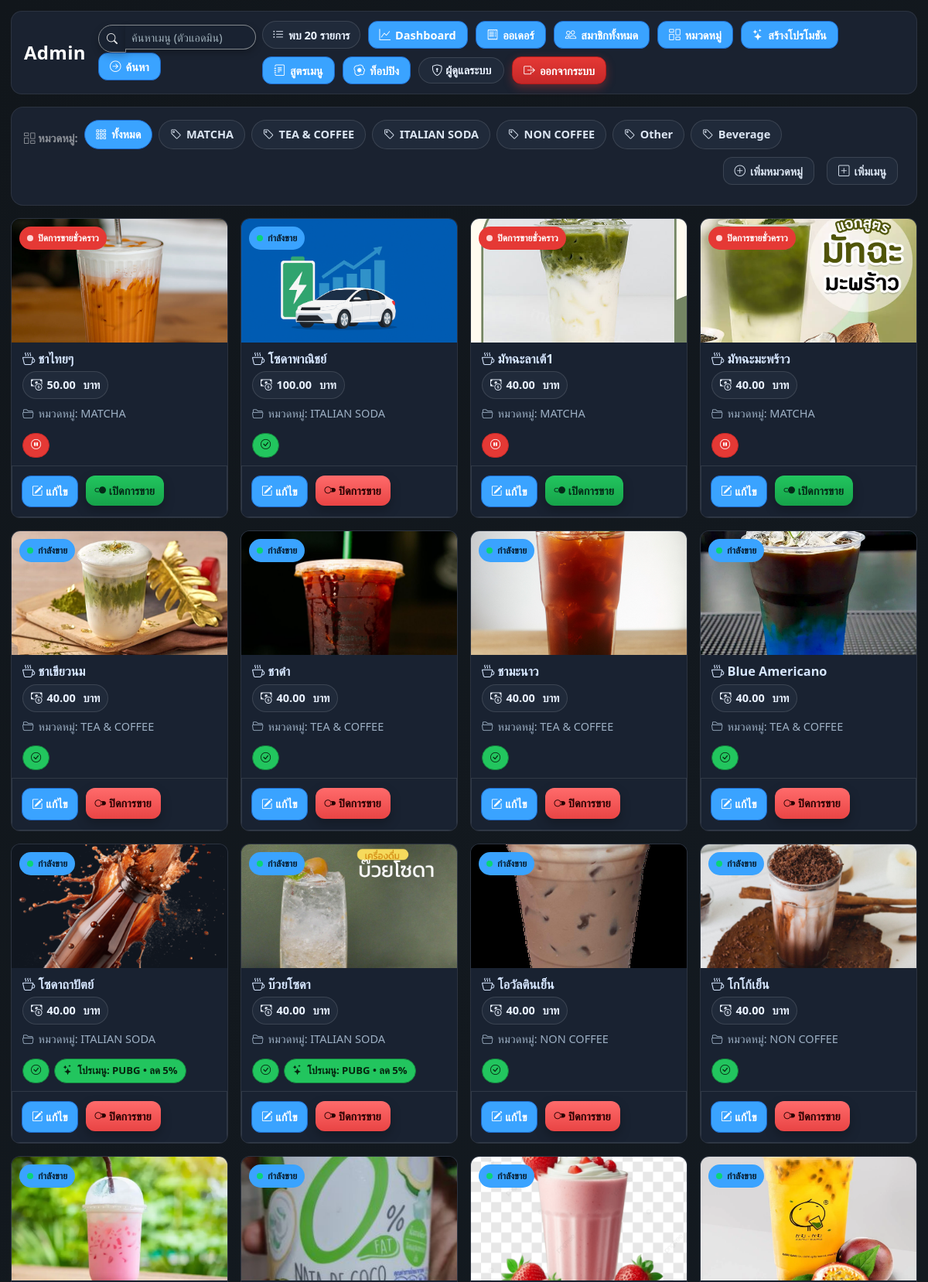
Page /admin/adminmenu.php (upper part) on the earlier database version.
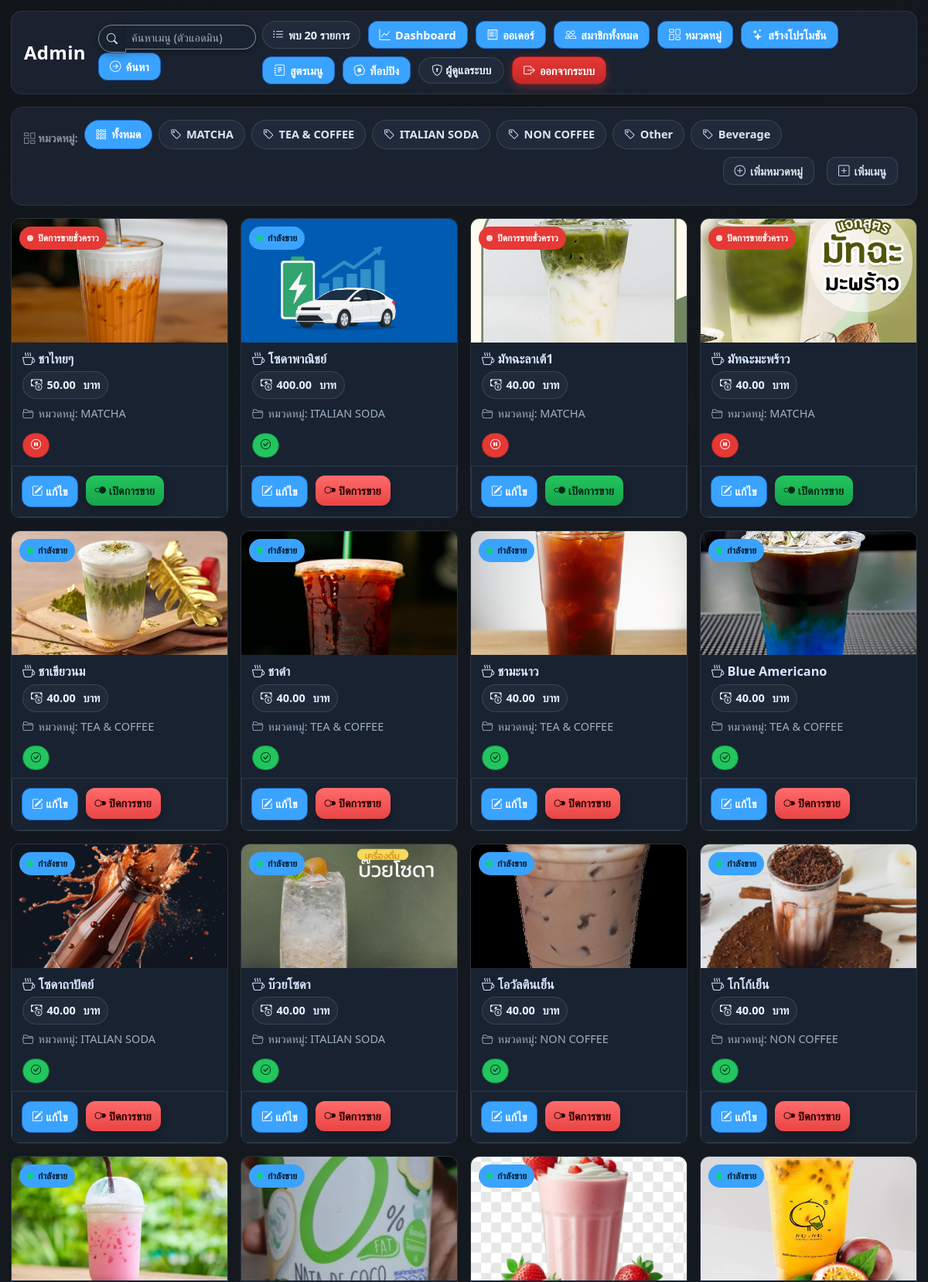
Same page on the later database version.
### tables this page shows
CREATE TABLE IF NOT EXISTS `categories` (
  `category_id` int(11) NOT NULL AUTO_INCREMENT,
  `category_name` varchar(100) NOT NULL,
  `position` int(11) NOT NULL DEFAULT 0,
  `is_active` tinyint(1) NOT NULL DEFAULT 1,
  PRIMARY KEY (`category_id`)
);

CREATE TABLE IF NOT EXISTS `menu` (
  `menu_id` int(11) NOT NULL AUTO_INCREMENT,
  `category_id` int(11) NOT NULL,
  `name` varchar(100) NOT NULL,
  `price` decimal(10,2) NOT NULL,
  `description` varchar(255) DEFAULT NULL,
  `image` varchar(255) DEFAULT NULL,
  `is_active` tinyint(1) NOT NULL DEFAULT 1,
  `current_recipe_id` int(11) DEFAULT NULL,
  PRIMARY KEY (`menu_id`),
  KEY `fk_menu_category` (`category_id`),
  KEY `fk_menu_current_recipe` (`current_recipe_id`),
  CONSTRAINT `fk_menu_category` FOREIGN KEY (`category_id`) REFERENCES `categories` (`category_id`) ON DELETE CASCADE ON UPDATE CASCADE,
  CONSTRAINT `fk_menu_current_recipe` FOREIGN KEY (`current_recipe_id`) REFERENCES `recipe_headers` (`recipe_id`) ON DELETE SET NULL ON UPDATE CASCADE
);

CREATE TABLE IF NOT EXISTS `promotion_items` (
  `id` int(11) NOT NULL AUTO_INCREMENT,
  `promo_id` int(11) NOT NULL,
  `menu_id` int(11) NOT NULL,
  PRIMARY KEY (`id`),
  UNIQUE KEY `uk_promo_menu` (`promo_id`,`menu_id`),
  KEY `idx_menu` (`menu_id`),
  CONSTRAINT `fk_pi_menu` FOREIGN KEY (`menu_id`) REFERENCES `menu` (`menu_id`) ON DELETE CASCADE,
  CONSTRAINT `fk_pi_promo` FOREIGN KEY (`promo_id`) REFERENCES `promotions` (`promo_id`) ON DELETE CASCADE
);

CREATE TABLE IF NOT EXISTS `promotions` (
  `promo_id` int(11) NOT NULL AUTO_INCREMENT,
  `name` varchar(100) NOT NULL,
  `scope` enum('ORDER','ITEM') NOT NULL DEFAULT 'ITEM',
  `discount_type` enum('PERCENT','FIXED') NOT NULL DEFAULT 'PERCENT',
  `discount_value` decimal(10,2) NOT NULL,
  `min_order_total` decimal(10,2) DEFAULT NULL,
  `max_discount` decimal(10,2) DEFAULT NULL,
  `start_at` datetime NOT NULL,
  `end_at` datetime NOT NULL,
  `is_active` tinyint(1) NOT NULL DEFAULT 1,
  `usage_limit` int(11) DEFAULT NULL,
  `used_count` int(11) NOT NULL DEFAULT 0,
  `created_at` datetime NOT NULL DEFAULT current_timestamp(),
  `updated_at` datetime NOT NULL DEFAULT current_timestamp() ON UPDATE current_timestamp(),
  PRIMARY KEY (`promo_id`)
);

### admin/adminmenu.php (the view, shortened to what the changed rows need)
<?php
include_once __DIR__ . '/../db.php';
$conn->set_charset('utf8mb4');
$currPath  = parse_url($_SERVER['REQUEST_URI'] ?? '', PHP_URL_PATH) ?? '';
$currFile  = basename($currPath);
$isAddCat  = ($currFile === 'add_category.php');
$isAddMenu = ($currFile === 'add_menu.php');
$force = $_GET['active'] ?? '';
$isAddCat  = $isAddCat  || ($force === 'addcat');
$isAddMenu = $isAddMenu || ($force === 'addmenu');
function h($s){ return htmlspecialchars((string)$s, ENT_QUOTES, 'UTF-8'); }
function baht($n){ return number_format((float)$n,2); }
function promo_text(array $p): string {
  $type = strtoupper((string)$p['discount_type']);
  $val  = (float)$p['discount_value'];
  $label = ($type === 'PERCENT')
    ? ('ลด '.rtrim(rtrim(number_format($val,2), '0'),'.').'%')
    : ('ลด '.baht($val).'฿');
  return $label;
}
$category_sql    = "SELECT category_id, category_name FROM categories ORDER BY category_id";
$category_result = $conn->query($category_sql);
$category_id = isset($_GET['category_id']) ? (int)$_GET['category_id'] : 0;
$q           = trim((string)($_GET['q'] ?? ''));
$params = [];
$types  = '';
$sql = "
  SELECT m.menu_id, m.name, m.price, m.image, m.is_active, c.category_name
  FROM menu m
  LEFT JOIN categories c ON m.category_id=c.category_id
  WHERE 1=1
";
$sql .= " ORDER BY m.menu_id";
if ($types !== '') {
  $stmt = $conn->prepare($sql);
  $stmt->bind_param($types, ...$params);
  $stmt->execute();
  $result = $stmt->get_result();
  $stmt->close();
} else {
  $result = $conn->query($sql);
}
$itemPromosByMenu = [];
$stmt = $conn->prepare("
  SELECT pi.menu_id, p.promo_id, p.name, p.discount_type, p.discount_value
  FROM promotions p
  JOIN promotion_items pi ON pi.promo_id = p.promo_id
  WHERE p.is_active = 1
    AND p.scope = 'ITEM'
    AND p.start_at <= NOW() AND p.end_at >= NOW()
");
$stmt->execute();
$rs = $stmt->get_result();
while ($r = $rs->fetch_assoc()) {
  $mid = (int)$r['menu_id'];
  if (!isset($itemPromosByMenu[$mid])) $itemPromosByMenu[$mid] = [];
  $itemPromosByMenu[$mid][] = $r;
}
?>
<!doctype html>
<html lang="th">
<head>
<link rel="stylesheet"
 href="https://stackpath.bootstrapcdn.com/bootstrap/4.5.2/css/bootstrap.min.css">
<link rel="stylesheet"
 href="https://cdn.jsdelivr.net/npm/bootstrap-icons@1.10.5/font/bootstrap-icons.css">
</head>
<body>
<div class="container-fluid pos-shell">
  <div class="pos-card p-3 mb-3">
    <div class="d-flex align-items-center flex-wrap chips w-100">
      <div class="mr-2 text-white-50 font-weight-bold"><i class="bi bi-columns-gap"></i> หมวดหมู่:</div>
      <a href="adminmenu.php<?= $q!==''?('?q='.urlencode($q)) : '' ?>" class="<?= $category_id===0?'active':'' ?>">
        <i class="bi bi-grid-3x3-gap"></i> ทั้งหมด
      </a>
      <?php while($cat=$category_result->fetch_assoc()): ?>
        <?php $link = "adminmenu.php?category_id=".(int)$cat['category_id'].($q!==''?('&q='.urlencode($q)):''); ?>
        <a href="<?= h($link) ?>" class="<?= $category_id===(int)$cat['category_id']?'active':'' ?>">
           <i class="bi bi-tag"></i> <?= h($cat['category_name']) ?>
        </a>
      <?php endwhile; ?>
      <div class="ml-auto d-flex align-items-center" style="gap:8px;">
        <a class="btn btn-sm <?= $isAddCat ? 'btn-primary' : 'btn-ghost' ?>"
           href="add_category.php" <?= $isAddCat ? 'aria-current="page"' : '' ?>>
        </a>
        <a class="btn btn-sm <?= $isAddMenu ? 'btn-primary' : 'btn-ghost' ?>"
           href="add_menu.php" <?= $isAddMenu ? 'aria-current="page"' : '' ?>>
        </a>
      </div>
    </div>
  </div>
  <?php if ($result && $result->num_rows > 0): ?>
  <div class="menu-grid">
    <?php while($row = $result->fetch_assoc()):
      $imageName = trim((string)$row['image']);
      $filePath  = __DIR__ . "/images/" . ($imageName ?: 'default.png');
      $imgUrl    = "images/" . (( $imageName && file_exists($filePath) ) ? $imageName : 'default.png');
      $isActive = (int)$row['is_active'] === 1;
      $cardCls  = $isActive ? 'menu-card' : 'menu-card is-off';
      $mid = (int)$row['menu_id'];
      $thisItemPromos = $itemPromosByMenu[$mid] ?? [];
    ?>
      <div class="<?= $cardCls ?>">
        <img src="<?= h($imgUrl) ?>" alt="<?= h($row['name']) ?>" loading="lazy">
        <span class="card-ribbon">
          <span class="dot"></span>
          <?= $isActive ? 'กำลังขาย' : 'ปิดการขายชั่วคราว' ?>
        </span>
        <div class="meta">
          <h3 title="<?= h($row['name']) ?>"><i class="bi bi-cup-hot"></i> <?= h($row['name']) ?></h3>
          <div class="price-pill" title="ราคาเต็ม">
            <i class="bi bi-cash-coin"></i> <span><?= baht($row['price']) ?></span><span>&nbsp;บาท</span>
          </div>
          <div class="info-line"><i class="bi bi-folder2-open"></i> หมวดหมู่: <?= h($row['category_name'] ?? '-') ?></div>
          <div class="d-flex flex-wrap">
            <div class="badge-chip <?= $isActive ? 'ok' : 'off' ?>"
     title="<?= $isActive ? 'พร้อมขาย' : 'หยุดขายชั่วคราว' ?>">
  <i class="bi <?= $isActive ? 'bi-check-circle' : 'bi-pause-circle' ?>"></i>
</div>
            <?php if (!empty($thisItemPromos)): ?>
              <?php foreach ($thisItemPromos as $p): ?>
                <div class="badge-chip promo" title="โปรเฉพาะเมนู">
                  <i class="bi bi-stars"></i>
                  โปรเมนู: <?= h($p['name']) ?> • <?= h(promo_text($p)) ?>
                </div>
              <?php endforeach; ?>
            <?php endif; ?>
          </div>
        </div>
        <div class="card-actions">
          <a class="btn btn-edit" href="edit_menu.php?id=<?= (int)$row['menu_id'] ?>">
            <i class="bi bi-pencil-square"></i> แก้ไข
          </a>
          <?php if ($isActive): ?>
            <form method="post" action="toggle_sale.php" style="margin:0">
              <button type="submit" class="btn btn-toggle-on" onclick="return confirm('ปิดการขายเมนูนี้?')">
                <i class="bi bi-toggle2-off"></i> ปิดการขาย
              </button>
            </form>
          <?php else: ?>
            <form method="post" action="toggle_sale.php" style="margin:0">
              <button type="submit" class="btn btn-toggle-off">
                <i class="bi bi-toggle2-on"></i> เปิดการขาย
              </button>
            </form>
          <?php endif; ?>
        </div>
      </div>
    <?php endwhile; ?>
  </div>
  <?php else: ?>
    <div class="text-light"><i class="bi bi-emoji-neutral"></i> ไม่มีข้อมูลเมนู</div>
  <?php endif; ?>
</div>
</body>
</html>

Differences in the rows shown:
removed promotion_items: promo.name "PUBG", promo.discount_value "ลด 5%", shown under menu "โซดาถาปัตย์"
removed promotion_items: promo.name "PUBG", promo.discount_value "ลด 5%", shown under menu "บ๊วยโซดา"
changed menu "โซดาพาณิชย์": price "100.00" → "400.00"
